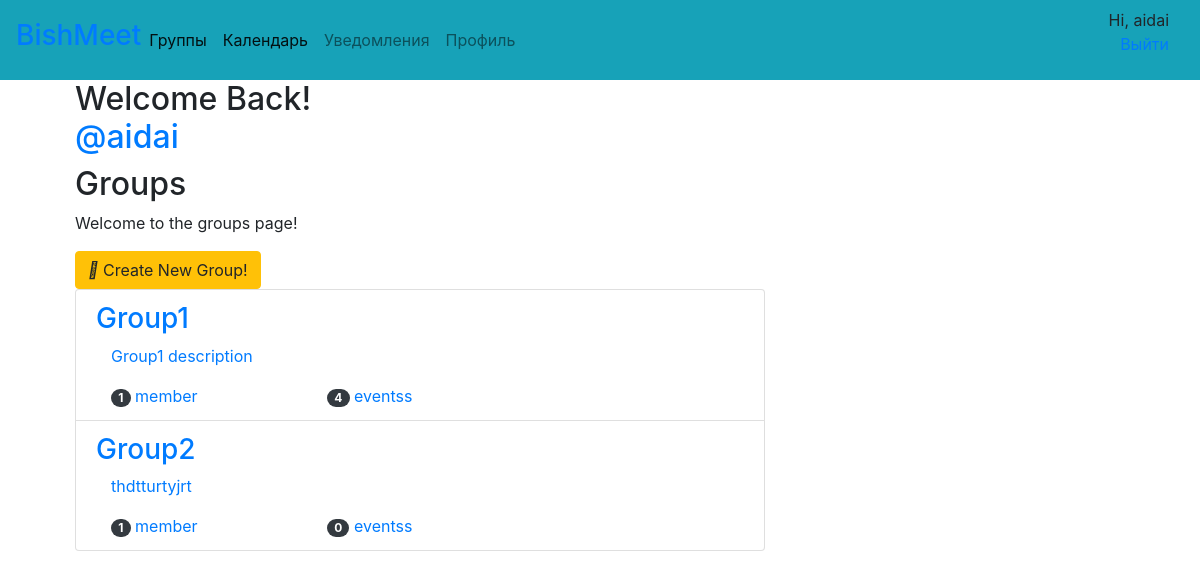
/groups/ (signed in), run on an earlier commit of the app's database.
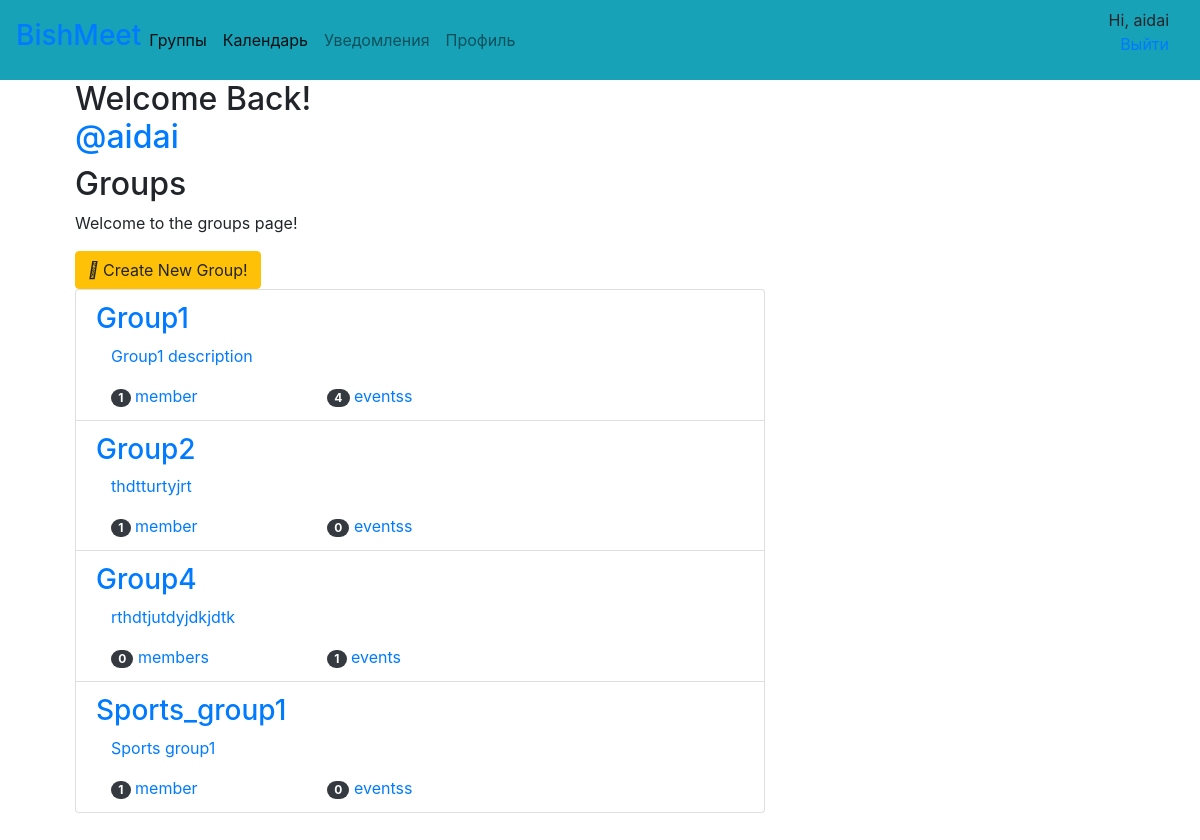
And on a later commit of the database.
### groups/models.py (models this page shows, shortened)
class Group(models.Model):
    name =  models.CharField(max_length=255, unique=True)
    slug = models.SlugField(allow_unicode=True, unique=True)
    description = models.TextField(blank=True,default='')
    description_html = models.TextField(editable=False, default='', blank=True)
    category = models.ForeignKey(Category, on_delete=models.CASCADE, related_name='groups')
    members = models.ManyToManyField(User, through='GroupMember')
    class Meta:
        ordering = ['name']

### groups/views.py (the view)
# urls.py: path('', ListGroups.as_view(), name='all'),
class ListGroups(LoginRequiredMixin, generic.ListView):
    model = Group
    template_name = 'groups/group_list.html'
    context_object_name = 'groups'
    paginate_by = 10
    def get_queryset(self):
        if self.request.user.is_superuser:
            return Group.objects.all()
        else:
            return Group.objects.all()

### groups/templates/groups/group_list.html
{% extends "groups/group_base.html" %}
{% block pregroup %}
<div class="col-md-4">
  <div class="content">
    {% if user.is_authenticated %}
    <h2>Welcome Back! <a href="{% url 'events:for_user' username=user.username %}">@{{user.username}}</a></h2>
    {% endif %}
    <h2>Groups</h2>
    <p>Welcome to the groups page!</p>
  </div>
  {% if user.is_authenticated %}
  <a href="{% url 'groups:create' %}" class="btn btn-md btn-fill btn-warning"><i class="fas fa-plus-circle"></i></i> Create New Group!</a>
  {% endif %}
</div>
{% endblock %}
{% block group_content %}
<div class="col-md-8">
  <div class="list-group">
    {% for group in object_list %}
    <a class="list-group-item" href="{% url 'groups:single' slug=group.slug %}">
      <h3 class="title list-group-item-heading">{{group.name}}</h3>
      <div class="list-group-item-text container-fluid">
        {{group.description_html|safe}}
        <div class="row">
            <div class="col-md-4">
              <span class="badge badge-pill badge-dark">{{group.members.count}}</span>
              member{{group.members.count|pluralize}}
            </div>
            <div class="col-md-4">
              <span class="badge badge-pill badge-dark">{{group.events.count}}</span>
              events{{group.events.count|pluralize}}
            </div>
        </div>
      </div>
    </a>
    {% endfor %}
  </div>
</div>
<br><br><br>
{% endblock %}

What changed in the data, as far as the page shows it:
added Group: name "Group4", description_html "rthdtjutdyjdkjdtk", members.count "0", events.count "1"
added Group: name "Sports_group1", description_html "Sports group1", members.count "1", events.count "0"
